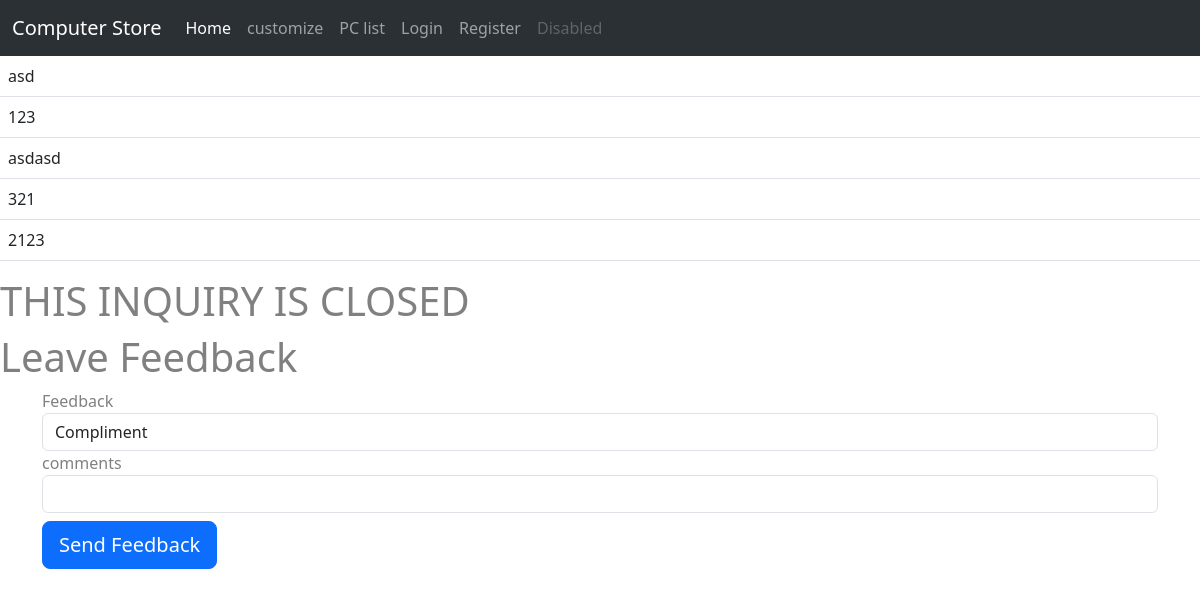
Page /inquirypage/1 on the earlier database version.
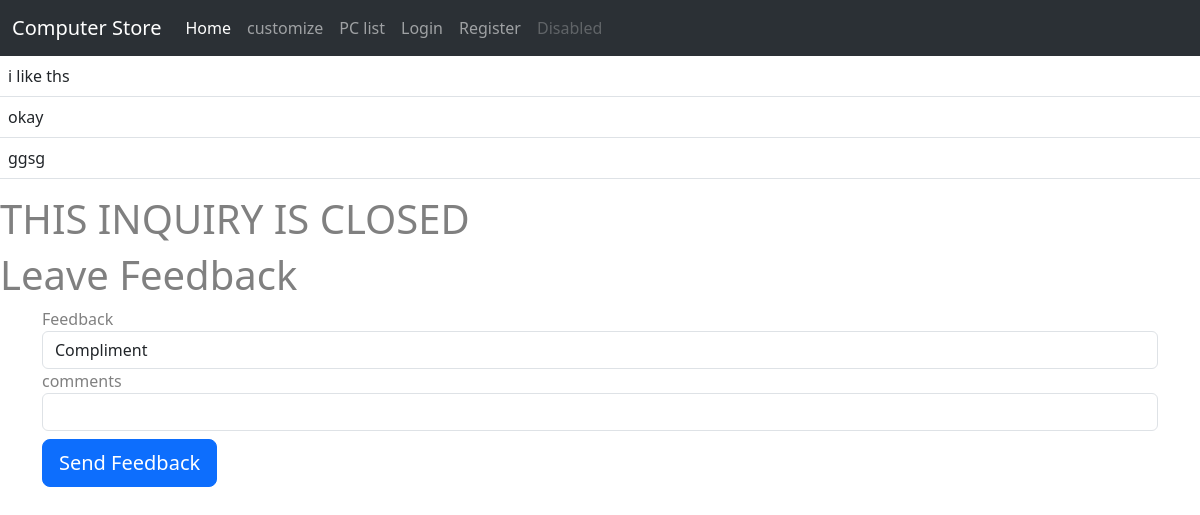
Same page on the later database version.
### ltt/models.py (models this page shows, shortened)
class InqMessages(db.Model):
    id = db.Column(db.Integer, primary_key = True)
    content = db.Column(db.String(120))
    inquiry_id = db.Column(db.Integer, db.ForeignKey('inquiry.id'))
    user_id = db.Column(db.Integer,db.ForeignKey('User.id'))

### ltt/view.py (the view, shortened to what this page needs)
@view.route('/inquirypage/<int:inquirys_id>',methods = ['GET','POST'])
def currentInquiry(inquirys_id):
    inquiry_to_show = Inquiry.query.get_or_404(inquirys_id)
    form = AddInquiryMessageForm()
    comments = InqMessages.query.filter_by(inquiry_id = inquirys_id)
    if form.validate_on_submit():
        comment_to_add = InqMessages(content = form.content.data , inquiry_id = inquirys_id , user_id = current_user.id)
        db.session.add(comment_to_add)
        db.session.commit()
        return redirect(url_for('view.currentInquiry',inquirys_id = inquirys_id ))
    cform = CloseInquiryForm()
    fform = FeedbackForm()
    fform = FeedbackForm()
    if fform.validate_on_submit():
        feedback_to_add = Feedback(inquiry_id = inquirys_id,feedbackType = fform.feedbackType_.data ,comment_ = fform.conten.data)
        db.session.add(feedback_to_add)
        db.session.commit()
        return redirect(url_for('view.currentInquiry', inquirys_id = inquirys_id ))
    return render_template('displayInquiry.html',form=form,comments=comments,inquiry_to_show = inquiry_to_show,current_user=current_user,User=User,Inquiry = Inquiry,cform=cform,fform = fform,Feedback = Feedback )

### ltt/forms.py
class AddInquiryMessageForm(FlaskForm):
    content = StringField(label='content',  validators=[DataRequired()])
    submit = SubmitField(label='Post Message')

class CloseInquiryForm(FlaskForm):
    submit__ = SubmitField(label='Close')

### ltt/templates/displayInquiry.html (shortened to what this page needs)
{% extends "base.html" %}
{% block contend %}
<table class = "table table-hover">
    <tbody>
        {% for comment in comments %}
            {%if User.query.get_or_404(comment.user_id).userType == "Customer"%}
                <tr style="background-color:powderblue;">
            {%else%}
                <tr style="background-color:rgb(230, 176, 176);">
            {%endif%}
            <td>{{comment.content}}</td>
        </tr>
        {% endfor %}
    </tbody>
</table>
{%if Inquiry.query.get_or_404(inquiry_to_show.id).status == "open" %}
    <h1>Talk to Inquiry</h1>
    <div class = "container">
        <form method="POST" class = "form-register">
            {{form.hidden_tag()}}
            {{ form.content.label() }}
            {{ form.content(class="form-control")}}
            {{form.submit(class="btn btn-lg btn-block btn-primary mt-2")}}
        </form>
    </div>
    <h1>Close Inquiry</h1>
    <div class = "container">
        <form method="POST" class = "form-register">
            {{cform.hidden_tag()}}
            {{cform.submit__(class="btn btn-lg btn-block btn-primary mt-2")}}
        </form>
    </div>
{%else%}
    <h1>THIS INQUIRY IS CLOSED</h1>
    <h1>Leave Feedback</h1>
    <div class = "container">
        <form method="POST" class = "form-register">
            {{fform.feedbackType_.label()}}
            {{fform.feedbackType_(class="form-control", placeholder = "Feedback")}}
            {{ fform.conten.label() }}
            {{ fform.conten(class="form-control")}}
            {{fform.submit_(class="btn btn-lg btn-block btn-primary mt-2")}}
        </form>
    </div>
{%endif%}
{%endblock%}

Differences in the rows shown:
removed InqMessages: content "321"
removed InqMessages: content "2123"
changed InqMessages: content "asd" → "i like ths"
changed InqMessages: user_id 2 → 1 (drawn); content "123" → "okay"
changed InqMessages: content "asdasd" → "ggsg"
